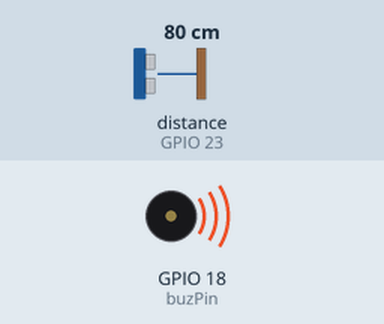
A sketch run on a simulated ESP32. On the bench: buzzer (waves = sounding). Wiring (inferred from the names in the program): ultrasonic range finder: trigger GPIO 22; echo GPIO 23. The test bench sets the inputs (shaded band); at power-on: distance to the obstacle (sensor on GPIO 23) 80 cm. The echo pulse lasts 58.3 µs per cm; what the sketch prints to the serial monitor is not drawn.

Above: at 0.1 s.
Timing chart, 0 to 1.6 s (numbered marks = the images above):
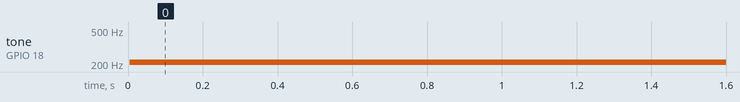

Measured:
- by itself, tone on GPIO 18 (buzPin): silent → 210 Hz at 0.01 s

The sketch:

TaskB.ino
```cpp
const int trigPin = 22;
const int echoPin = 23;

const int ledChannel = 0;
const int resolution = 8;
const int buzPin = 18;
const int duty = 18;

char sVal, sDel;
const int nFrq[]={262, 277, 294, 311, 330, 349, 370, 392, 415, 440, 466,  494, 0, 523};
const int nDelay[]={2000, 1500, 1000, 750, 500, 375, 250};

void setup()
{
  Serial.begin(115200);
  pinMode(trigPin, OUTPUT);
  pinMode(echoPin, INPUT);
  ledcAttachPin(buzPin, ledChannel);
}

void playNote(int note, int dur)
{
  ledcSetup(ledChannel, note, resolution);
  ledcWrite(ledChannel, duty);
  delay(dur);
}

void loop()
{
  long duration, distance;
  //Triggering by 10us pulse
  digitalWrite(trigPin, LOW); // trig low for 2us
  delayMicroseconds(2);
  digitalWrite(trigPin, HIGH); // trig high for 10us
  delayMicroseconds(10);
  digitalWrite(trigPin, LOW);
  //getting duration for echo pulse
  duration = pulseIn(echoPin, HIGH);
  //sound speed = 340 m/s = 34/1000 cm/us
  //distance = duration * 34/1000 * 1/2
  distance = duration * 17 / 1000;
  Serial.print(distance);
  Serial.print("cm");

  if(distance<100)
  {
    playNote(1000-(distance*10), distance*70);
    Serial.print("\nNote: " + String(1000-(distance*10)));
    Serial.println();
  }
  else
  {
    playNote(200, 500);
  }
  delay(500);
}
```
